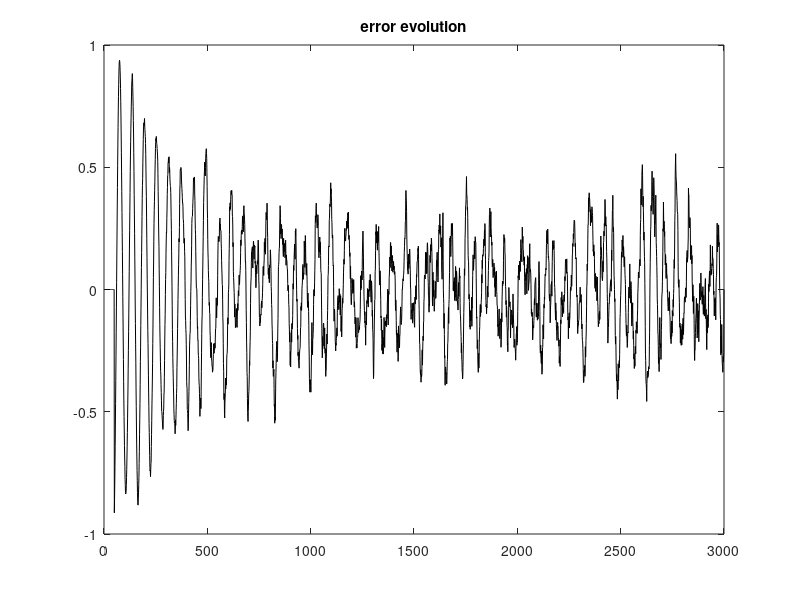
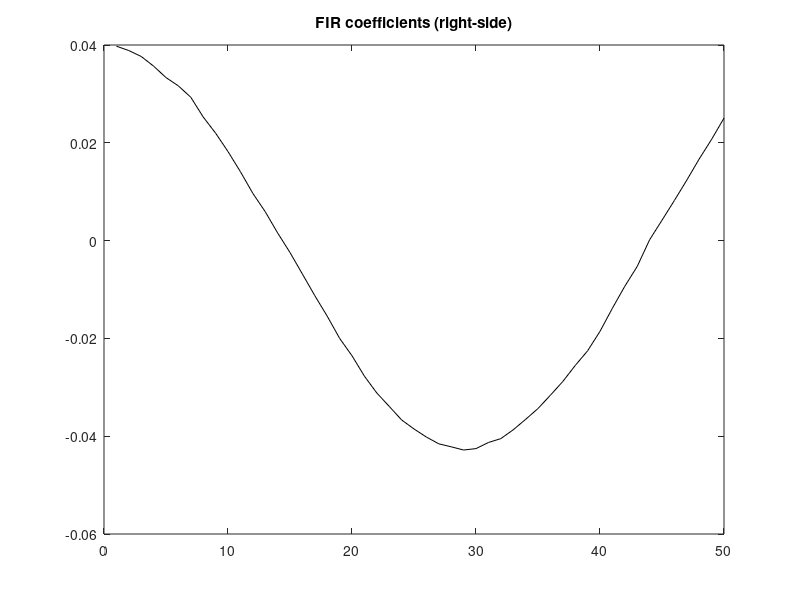
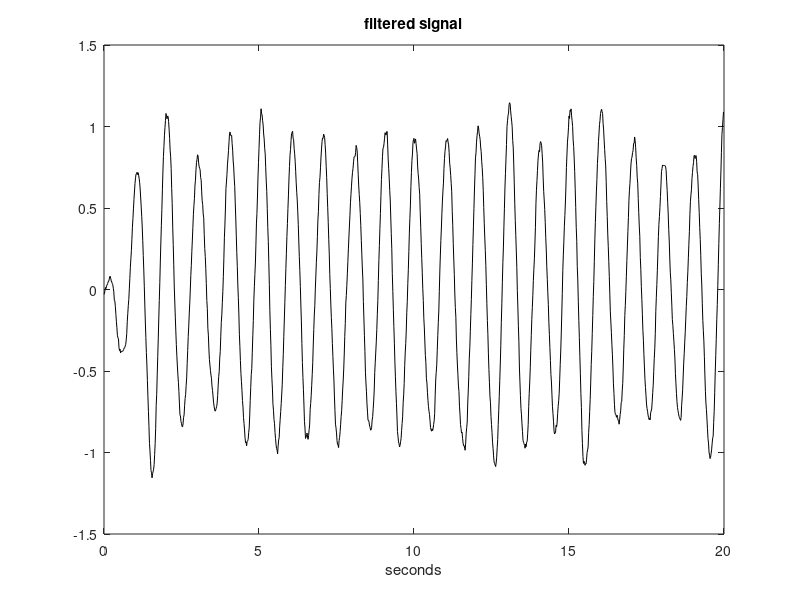
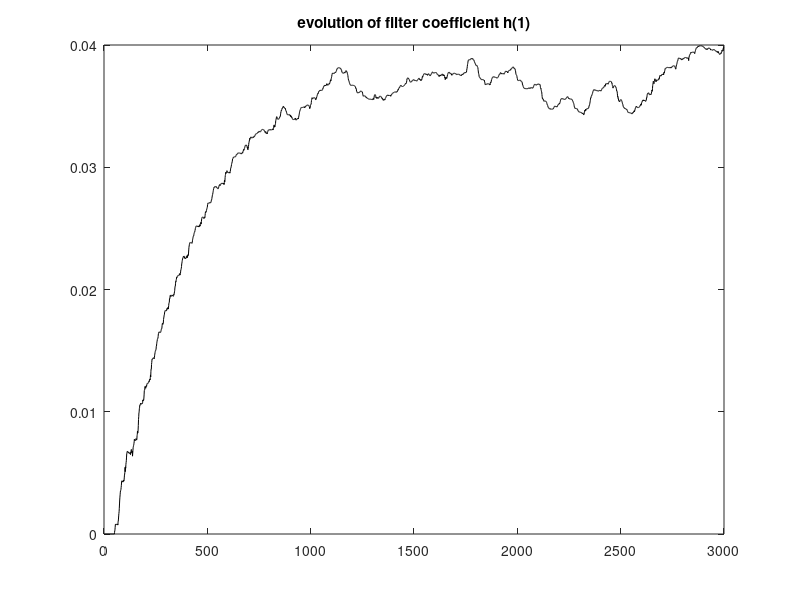

Write the MATLAB code that produced these figures, in order.
% LMS
% sine signal + noise
fx=1; %signal frequency in Hz
wx=2*pi*fx; %signal frequency in rad/s

fs=60; %sampling frequency in Hz
tiv=1/fs; %time interval between samples;
t=0:tiv:(50-tiv); %time intervals set

x=sin(wx*t); %signal data set
Nx=length(x);
v=randn(1,Nx); %normal noise
y=x+v; %sine+noise

%FIR coeff. computation
Nh=50; %number of FIR coefficients
wh=zeros(Nh,1); %FIR coefficients initialization
yy=zeros(Nh,1); %y vector
er=zeros(1,Nx); %for error recording
hwh=zeros(1,Nx); %for coefficient recording
fo=zeros(1,Nx); %filter output

hwh(1)=wh(1); %initial value

mu=1/(100*Nh); %learning rate
for nn=Nh:Nx-1,
   %actualization of yy
   yy=y(nn:-1:(nn-Nh+1))'; %take a segment and reverse
   %filter output
   fo(nn)=wh'*yy;
   %error
   er(nn)=x(nn)-fo(nn);
   %new FIR coeffs   
   wh=wh+((mu*er(nn))*yy);   
   hwh(nn+1)=wh(1); %record of new wh(1)
end;  

%append for FIR symmetry
rwh=wh';
lwh=fliplr(rwh); 
sh=0.5*[lwh rwh]; %symmetrical FIR

fly=filter(sh,1,y); %apply the Wiener filter

%display---------------------------

figure(1)
plot(er,'k'); %error evolution
title('error evolution');

figure(2)
plot(wh,'k'); %FIR coefficients
title('FIR coefficients (right-side)');

figure(3)
np=60*20;
plot(t(1:np),fly(1:np),'k'); %filtered signal
xlabel('seconds'); title('filtered signal');

figure(4)
plot(hwh,'k'); %evolution of wh(1)
title('evolution of filter coefficient h(1)');
